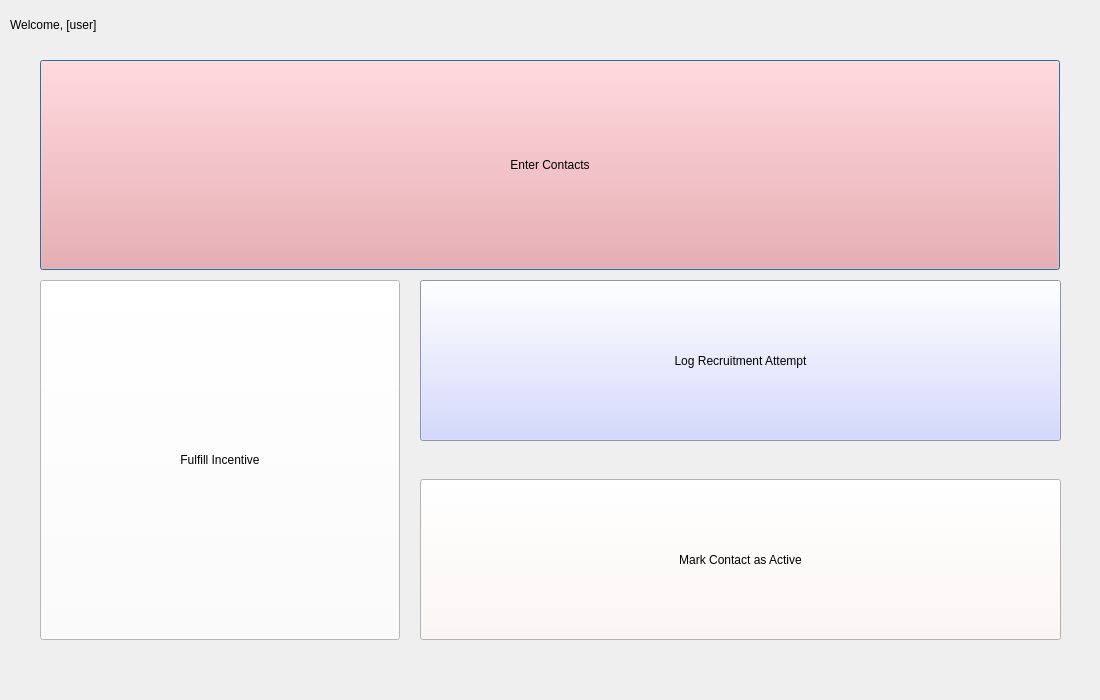
<?xml version="1.0" encoding="UTF-8"?>
<ui version="4.0">
 <class>volunteerRecruiterPortal</class>
 <widget class="QDialog" name="volunteerRecruiterPortal">
  <property name="geometry">
   <rect>
    <x>0</x>
    <y>0</y>
    <width>1100</width>
    <height>700</height>
   </rect>
  </property>
  <property name="minimumSize">
   <size>
    <width>1100</width>
    <height>700</height>
   </size>
  </property>
  <property name="maximumSize">
   <size>
    <width>1100</width>
    <height>700</height>
   </size>
  </property>
  <property name="windowTitle">
   <string>Dialog</string>
  </property>
  <widget class="QLabel" name="welcome_label">
   <property name="geometry">
    <rect>
     <x>10</x>
     <y>0</y>
     <width>600</width>
     <height>50</height>
    </rect>
   </property>
   <property name="text">
    <string>Welcome, [user]</string>
   </property>
   <property name="alignment">
    <set>Qt::AlignLeading|Qt::AlignLeft|Qt::AlignVCenter</set>
   </property>
  </widget>
  <widget class="QPushButton" name="enterContacts_label">
   <property name="geometry">
    <rect>
     <x>40</x>
     <y>60</y>
     <width>1020</width>
     <height>210</height>
    </rect>
   </property>
   <property name="styleSheet">
    <string notr="true">background-color: rgb(255, 155, 155);</string>
   </property>
   <property name="text">
    <string>Enter Contacts</string>
   </property>
  </widget>
  <widget class="QPushButton" name="fulfillIncentive_button">
   <property name="geometry">
    <rect>
     <x>40</x>
     <y>280</y>
     <width>360</width>
     <height>360</height>
    </rect>
   </property>
   <property name="styleSheet">
    <string notr="true">background-color: white;</string>
   </property>
   <property name="text">
    <string>Fulfill Incentive</string>
   </property>
   <property name="autoRepeatDelay">
    <number>299</number>
   </property>
  </widget>
  <widget class="QPushButton" name="logRecruitment_button">
   <property name="geometry">
    <rect>
     <x>420</x>
     <y>280</y>
     <width>641</width>
     <height>161</height>
    </rect>
   </property>
   <property name="styleSheet">
    <string notr="true">background-color: rgb(199, 205, 255);</string>
   </property>
   <property name="text">
    <string>Log Recruitment Attempt</string>
   </property>
  </widget>
  <widget class="QPushButton" name="markContact_button">
   <property name="geometry">
    <rect>
     <x>420</x>
     <y>479</y>
     <width>641</width>
     <height>161</height>
    </rect>
   </property>
   <property name="styleSheet">
    <string notr="true">background-color: rgb(255, 247, 244);</string>
   </property>
   <property name="text">
    <string>Mark Contact as Active</string>
   </property>
  </widget>
 </widget>
 <resources/>
 <connections/>
</ui>
